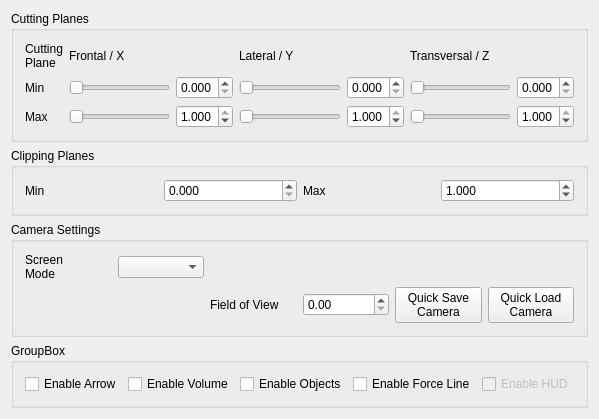
<?xml version="1.0" encoding="UTF-8"?>
<ui version="4.0">
 <class>SettingVisualWidget</class>
 <widget class="QWidget" name="SettingVisualWidget">
  <property name="geometry">
   <rect>
    <x>0</x>
    <y>0</y>
    <width>532</width>
    <height>354</height>
   </rect>
  </property>
  <property name="windowTitle">
   <string>VisualSettingWidget</string>
  </property>
  <layout class="QGridLayout" name="gridLayout">
   <item row="2" column="0">
    <widget class="QGroupBox" name="groupBox_4">
     <property name="title">
      <string>Clipping Planes</string>
     </property>
     <layout class="QGridLayout" name="gridLayout_5">
      <item row="0" column="0">
       <widget class="QLabel" name="label_8">
        <property name="text">
         <string>Min</string>
        </property>
       </widget>
      </item>
      <item row="0" column="1">
       <widget class="QDoubleSpinBox" name="doubleSpinBox_clipMin">
        <property name="decimals">
         <number>3</number>
        </property>
        <property name="maximum">
         <double>999.000000000000000</double>
        </property>
        <property name="singleStep">
         <double>0.001000000000000</double>
        </property>
       </widget>
      </item>
      <item row="0" column="2">
       <widget class="QLabel" name="label_9">
        <property name="text">
         <string>Max</string>
        </property>
       </widget>
      </item>
      <item row="0" column="3">
       <widget class="QDoubleSpinBox" name="doubleSpinBox_clipMax">
        <property name="decimals">
         <number>3</number>
        </property>
        <property name="maximum">
         <double>999.000000000000000</double>
        </property>
        <property name="singleStep">
         <double>0.001000000000000</double>
        </property>
        <property name="value">
         <double>1.000000000000000</double>
        </property>
       </widget>
      </item>
     </layout>
    </widget>
   </item>
   <item row="1" column="0">
    <widget class="QGroupBox" name="groupBox">
     <property name="title">
      <string>Cutting Planes</string>
     </property>
     <layout class="QGridLayout" name="gridLayout_2">
      <item row="2" column="5">
       <widget class="DoubleSlider" name="horizontalSlider_cutMinZ">
        <property name="sizePolicy">
         <sizepolicy hsizetype="MinimumExpanding" vsizetype="Fixed">
          <horstretch>0</horstretch>
          <verstretch>0</verstretch>
         </sizepolicy>
        </property>
        <property name="maximum">
         <number>1</number>
        </property>
        <property name="orientation">
         <enum>Qt::Horizontal</enum>
        </property>
       </widget>
      </item>
      <item row="2" column="0">
       <widget class="QLabel" name="label">
        <property name="text">
         <string>Min</string>
        </property>
       </widget>
      </item>
      <item row="3" column="0">
       <widget class="QLabel" name="label_2">
        <property name="text">
         <string>Max</string>
        </property>
       </widget>
      </item>
      <item row="2" column="2">
       <widget class="QDoubleSpinBox" name="doubleSpinBox_cutMinX">
        <property name="decimals">
         <number>3</number>
        </property>
        <property name="maximum">
         <double>1.000000000000000</double>
        </property>
        <property name="singleStep">
         <double>0.001000000000000</double>
        </property>
       </widget>
      </item>
      <item row="3" column="4">
       <widget class="QDoubleSpinBox" name="doubleSpinBox_cutMaxY">
        <property name="decimals">
         <number>3</number>
        </property>
        <property name="maximum">
         <double>1.000000000000000</double>
        </property>
        <property name="singleStep">
         <double>0.001000000000000</double>
        </property>
        <property name="value">
         <double>1.000000000000000</double>
        </property>
       </widget>
      </item>
      <item row="3" column="2">
       <widget class="QDoubleSpinBox" name="doubleSpinBox_cutMaxX">
        <property name="decimals">
         <number>3</number>
        </property>
        <property name="maximum">
         <double>1.000000000000000</double>
        </property>
        <property name="singleStep">
         <double>0.001000000000000</double>
        </property>
        <property name="value">
         <double>1.000000000000000</double>
        </property>
       </widget>
      </item>
      <item row="0" column="0">
       <widget class="QLabel" name="label_6">
        <property name="text">
         <string>Cutting
Plane</string>
        </property>
       </widget>
      </item>
      <item row="0" column="5">
       <widget class="QLabel" name="label_4">
        <property name="text">
         <string>Transversal / Z</string>
        </property>
       </widget>
      </item>
      <item row="2" column="4">
       <widget class="QDoubleSpinBox" name="doubleSpinBox_cutMinY">
        <property name="decimals">
         <number>3</number>
        </property>
        <property name="maximum">
         <double>1.000000000000000</double>
        </property>
        <property name="singleStep">
         <double>0.001000000000000</double>
        </property>
       </widget>
      </item>
      <item row="3" column="1">
       <widget class="DoubleSlider" name="horizontalSlider_cutMaxX">
        <property name="sizePolicy">
         <sizepolicy hsizetype="MinimumExpanding" vsizetype="Fixed">
          <horstretch>0</horstretch>
          <verstretch>0</verstretch>
         </sizepolicy>
        </property>
        <property name="maximum">
         <number>1</number>
        </property>
        <property name="orientation">
         <enum>Qt::Horizontal</enum>
        </property>
       </widget>
      </item>
      <item row="2" column="3">
       <widget class="DoubleSlider" name="horizontalSlider_cutMinY">
        <property name="sizePolicy">
         <sizepolicy hsizetype="MinimumExpanding" vsizetype="Fixed">
          <horstretch>0</horstretch>
          <verstretch>0</verstretch>
         </sizepolicy>
        </property>
        <property name="maximum">
         <number>1</number>
        </property>
        <property name="orientation">
         <enum>Qt::Horizontal</enum>
        </property>
       </widget>
      </item>
      <item row="2" column="1">
       <widget class="DoubleSlider" name="horizontalSlider_cutMinX">
        <property name="sizePolicy">
         <sizepolicy hsizetype="MinimumExpanding" vsizetype="Fixed">
          <horstretch>0</horstretch>
          <verstretch>0</verstretch>
         </sizepolicy>
        </property>
        <property name="maximum">
         <number>1</number>
        </property>
        <property name="orientation">
         <enum>Qt::Horizontal</enum>
        </property>
       </widget>
      </item>
      <item row="3" column="3">
       <widget class="DoubleSlider" name="horizontalSlider_cutMaxY">
        <property name="sizePolicy">
         <sizepolicy hsizetype="MinimumExpanding" vsizetype="Fixed">
          <horstretch>0</horstretch>
          <verstretch>0</verstretch>
         </sizepolicy>
        </property>
        <property name="maximum">
         <number>1</number>
        </property>
        <property name="orientation">
         <enum>Qt::Horizontal</enum>
        </property>
       </widget>
      </item>
      <item row="3" column="5">
       <widget class="DoubleSlider" name="horizontalSlider_cutMaxZ">
        <property name="sizePolicy">
         <sizepolicy hsizetype="MinimumExpanding" vsizetype="Fixed">
          <horstretch>0</horstretch>
          <verstretch>0</verstretch>
         </sizepolicy>
        </property>
        <property name="maximum">
         <number>1</number>
        </property>
        <property name="orientation">
         <enum>Qt::Horizontal</enum>
        </property>
       </widget>
      </item>
      <item row="0" column="1">
       <widget class="QLabel" name="label_3">
        <property name="text">
         <string>Frontal / X</string>
        </property>
       </widget>
      </item>
      <item row="0" column="3">
       <widget class="QLabel" name="label_5">
        <property name="text">
         <string>Lateral / Y</string>
        </property>
       </widget>
      </item>
      <item row="2" column="6">
       <widget class="QDoubleSpinBox" name="doubleSpinBox_cutMinZ">
        <property name="decimals">
         <number>3</number>
        </property>
        <property name="maximum">
         <double>1.000000000000000</double>
        </property>
        <property name="singleStep">
         <double>0.001000000000000</double>
        </property>
       </widget>
      </item>
      <item row="3" column="6">
       <widget class="QDoubleSpinBox" name="doubleSpinBox_cutMaxZ">
        <property name="decimals">
         <number>3</number>
        </property>
        <property name="maximum">
         <double>1.000000000000000</double>
        </property>
        <property name="singleStep">
         <double>0.001000000000000</double>
        </property>
        <property name="value">
         <double>1.000000000000000</double>
        </property>
       </widget>
      </item>
     </layout>
    </widget>
   </item>
   <item row="4" column="0">
    <widget class="QGroupBox" name="groupBox_3">
     <property name="title">
      <string>GroupBox</string>
     </property>
     <layout class="QGridLayout" name="gridLayout_4">
      <item row="0" column="0">
       <widget class="QCheckBox" name="checkBox_enableArrow">
        <property name="text">
         <string>Enable Arrow</string>
        </property>
       </widget>
      </item>
      <item row="0" column="1">
       <widget class="QCheckBox" name="checkBox_enableVolume">
        <property name="text">
         <string>Enable Volume</string>
        </property>
       </widget>
      </item>
      <item row="0" column="2">
       <widget class="QCheckBox" name="checkBox_enableObjects">
        <property name="text">
         <string>Enable Objects</string>
        </property>
       </widget>
      </item>
      <item row="0" column="4">
       <widget class="QCheckBox" name="checkBox_enableHUD">
        <property name="enabled">
         <bool>false</bool>
        </property>
        <property name="text">
         <string>Enable HUD</string>
        </property>
       </widget>
      </item>
      <item row="0" column="3">
       <widget class="QCheckBox" name="checkBox_enableForceLine">
        <property name="text">
         <string>Enable Force Line</string>
        </property>
       </widget>
      </item>
     </layout>
    </widget>
   </item>
   <item row="3" column="0">
    <widget class="QGroupBox" name="groupBox_2">
     <property name="title">
      <string>Camera Settings</string>
     </property>
     <layout class="QGridLayout" name="gridLayout_3">
      <item row="0" column="0">
       <widget class="QLabel" name="label_7">
        <property name="text">
         <string>Screen
Mode</string>
        </property>
       </widget>
      </item>
      <item row="0" column="1">
       <widget class="QComboBox" name="comboBox_screenMode"/>
      </item>
      <item row="1" column="2">
       <widget class="QLabel" name="label_11">
        <property name="text">
         <string>Field of View</string>
        </property>
       </widget>
      </item>
      <item row="1" column="3">
       <widget class="QDoubleSpinBox" name="doubleSpinBox_fov">
        <property name="maximum">
         <double>100.000000000000000</double>
        </property>
       </widget>
      </item>
      <item row="1" column="5">
       <widget class="QPushButton" name="pushButton_cameraLoad">
        <property name="text">
         <string>Quick Load
Camera</string>
        </property>
       </widget>
      </item>
      <item row="1" column="4">
       <widget class="QPushButton" name="pushButton_cameraSave">
        <property name="text">
         <string>Quick Save
Camera</string>
        </property>
       </widget>
      </item>
     </layout>
    </widget>
   </item>
  </layout>
 </widget>
 <layoutdefault spacing="6" margin="11"/>
 <customwidgets>
  <customwidget>
   <class>DoubleSlider</class>
   <extends>QSlider</extends>
   <header location="global">CustomWidgets.h</header>
  </customwidget>
 </customwidgets>
 <resources/>
 <connections/>
</ui>
